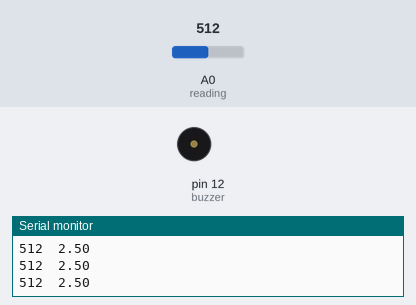
This sketch was run on a simulated Arduino Uno, built with avr-gcc and run on an emulated ATmega328P. Shown: buzzer (waves = sounding, pin HIGH), the last lines printed to the serial monitor. The test bench sets the inputs (shaded band); at power-on: A0 (reading) = 512.

Above: at 1.4 s.
1.5 s: A0 (reading) set to 364
3.1 s: A0 (reading) set to 335
At 4.7 s:
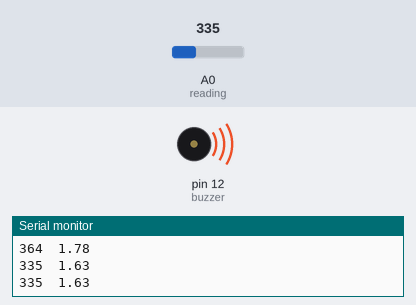
5.2 s: A0 (reading) set to 511
At 6.1 s:
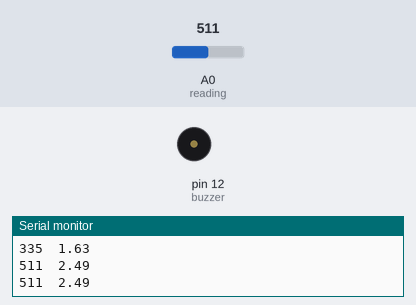
7.0 s: A0 (reading) set to 306
At 8.7 s:
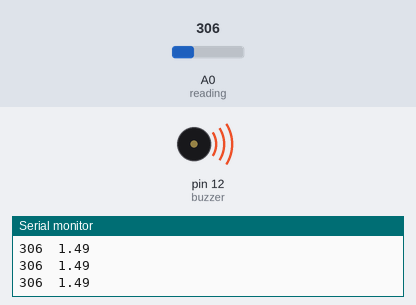
Timing chart, 0 to 9.8 s (numbered marks = the images above; inputs shaded):
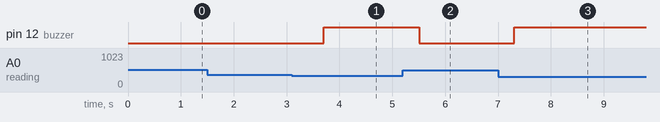

The sketch:

irSensorBuzzer.ino
```cpp
#define reading A0
#define buzzer 12
unsigned int value;

void setup() {
// put your setup code here, to run once:
pinMode(reading,INPUT); //declare pin A0 as input
pinMode(buzzer,OUTPUT); //declare pin 12 as output
Serial.begin(9600); //set the baud rate of the serial monitor
Serial.print("Value");
Serial.println ("\tVoltage"); //”t” create spacing of a tab
}

void loop() {
// put your main code here, to run repeatedly:
value = analogRead(reading); //take reading from sensor
float raw_voltage = value*0.00488; //convert analog value to voltage
Serial.print(value); //display analog value in serial monitor
Serial.print("\t");
Serial.println(raw_voltage); //display value of voltage in serial monitor
delay(100); //create a delay of 0.1s
if(raw_voltage<1.7){
  digitalWrite(buzzer,HIGH);

}
else{
  digitalWrite(buzzer,LOW);

}
delay(500);
}
```

Measured:
- the behaviour switches between 349 and 348 on A0 (reading) (found by bisection; images 0 and 1)
- after the input at 3.1 s, pin 12 (buzzer): LOW → HIGH after 0.61 s
- after the input at 5.2 s, pin 12 (buzzer): HIGH → LOW after 0.31 s
- after the input at 7.0 s, pin 12 (buzzer): LOW → HIGH after 0.31 s
